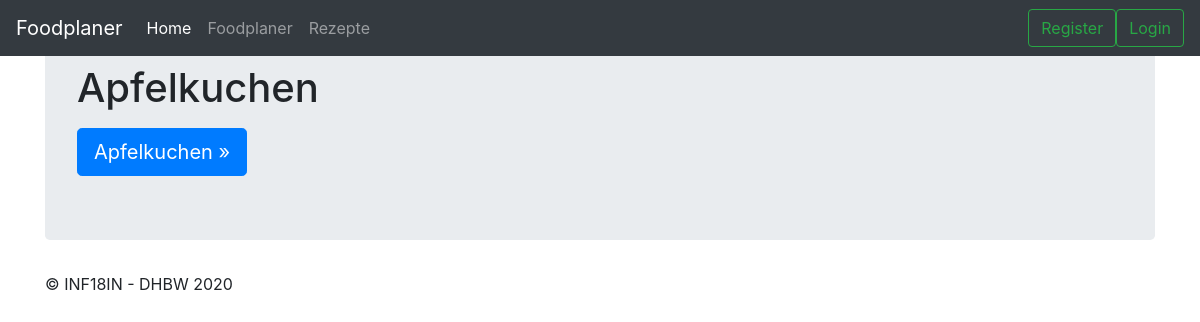
Page /recipes/ on the earlier database version.
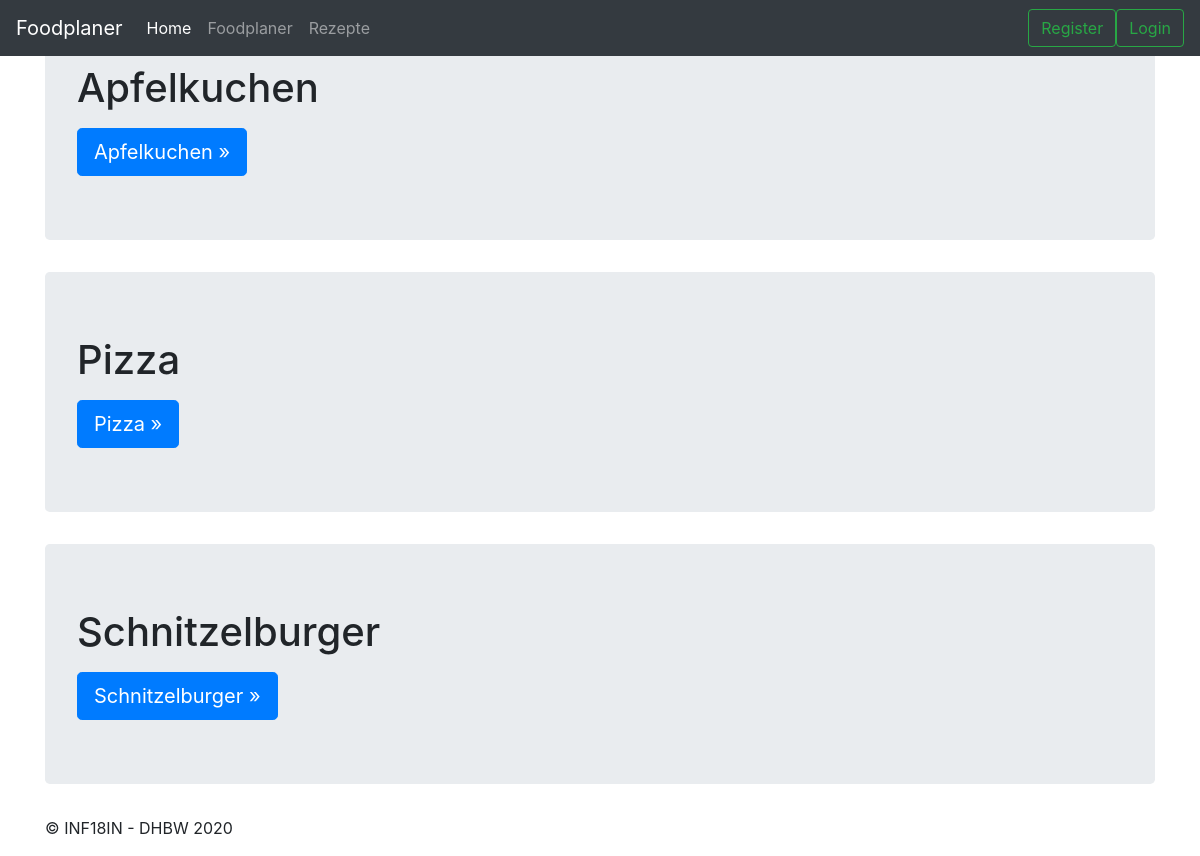
Same page on the later database version.
### foodApp/models.py (models this page shows)
class Recipes(models.Model):
    title = models.CharField(max_length=200)
    ingredients = models.ForeignKey(Ingredients, on_delete=models.CASCADE)

### foodApp/views.py (the view)
# urls.py: path('recipes/', views.RecipesListView.as_view(), name='recipesList'),
class RecipesListView(generic.ListView):
    model = Recipes

### foodApp/templates/foodApp/recipes_list.html (shortened to what this page needs)
{% extends "foodApp/base.html" %}
{% block main_content %}
    <main role="main" class="container">
        {% for object in object_list  %}
            <div class="jumbotron">
                <h1>{{object.title}}</h1>
                <a class="btn btn-lg btn-primary" href="{% url 'foodApp:recipesDetail' object.id %}" role="button">{{object.title}} &raquo;</a>
            </div>
        {% endfor %}
    </main>
{% endblock main_content %}

### foodApp/templates/foodApp/base.html (shortened to what this page needs)
<!doctype html>
<html lang="de">
  <head>
    <link rel="stylesheet" href="https://maxcdn.bootstrapcdn.com/bootstrap/4.0.0/css/bootstrap.min.css">
  </head>
  <body>
      <nav class="navbar navbar-expand-md navbar-dark fixed-top bg-dark">
        <a class="navbar-brand" href="#">Foodplaner</a>
        <div class="collapse navbar-collapse" id="navbarsExampleDefault">
          <ul class="navbar-nav mr-auto">
            <li class="nav-item active">
              <a class="nav-link" href="{% url 'foodApp:home' %}">Home </a>
            </li>
            <li class="nav-item">
              <a class="nav-link" href="#">Foodplaner</a>
            </li>
            <li class="nav-item">
              <a class="nav-link" href="{% url 'foodApp:recipesList' %}">Rezepte</a>
            </li>
          </ul>
          <form class="form-inline my-2 my-lg-0">
            <button class="btn btn-outline-success my-2 my-sm-0" type="submit">Register</button>
            <button class="btn btn-outline-success my-2 my-sm-0" type="submit">Login</button>
          </form>
        </div>
      </nav>
      {% block main_content %}
      {% endblock main_content %}
      <footer class="container">
        <p>&copy; INF18IN - DHBW 2020</p>
      </footer>
  </body>
</html>

Differences in the rows shown:
added Recipes: title "Pizza"
added Recipes: title "Schnitzelburger"
